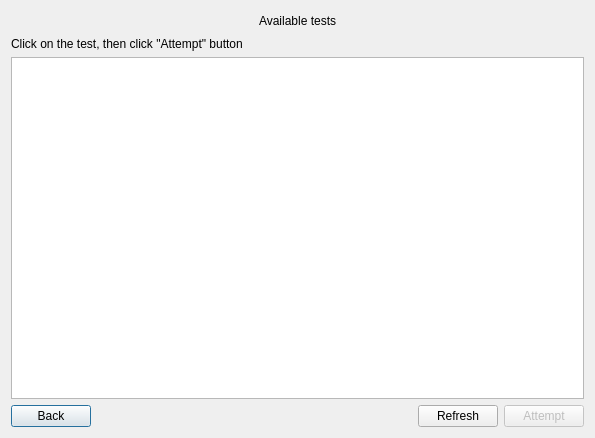
<?xml version="1.0" encoding="UTF-8"?>
<ui version="4.0">
 <class>studentQuizList</class>
 <widget class="QDialog" name="studentQuizList">
  <property name="geometry">
   <rect>
    <x>0</x>
    <y>0</y>
    <width>595</width>
    <height>438</height>
   </rect>
  </property>
  <property name="windowTitle">
   <string>Dialog</string>
  </property>
  <layout class="QVBoxLayout" name="verticalLayout">
   <item>
    <layout class="QHBoxLayout" name="horizontalLayout_2">
     <item>
      <spacer name="horizontalSpacer_2">
       <property name="orientation">
        <enum>Qt::Horizontal</enum>
       </property>
       <property name="sizeHint" stdset="0">
        <size>
         <width>40</width>
         <height>20</height>
        </size>
       </property>
      </spacer>
     </item>
     <item>
      <widget class="QLabel" name="label">
       <property name="styleSheet">
        <string notr="true">font: 18pt &quot;Times New Roman&quot;;</string>
       </property>
       <property name="text">
        <string>Available tests</string>
       </property>
      </widget>
     </item>
     <item>
      <spacer name="horizontalSpacer_3">
       <property name="orientation">
        <enum>Qt::Horizontal</enum>
       </property>
       <property name="sizeHint" stdset="0">
        <size>
         <width>40</width>
         <height>20</height>
        </size>
       </property>
      </spacer>
     </item>
    </layout>
   </item>
   <item>
    <widget class="QLabel" name="label_2">
     <property name="styleSheet">
      <string notr="true">font: 12pt &quot;Times New Roman&quot;;</string>
     </property>
     <property name="text">
      <string>Click on the test, then click &quot;Attempt&quot; button</string>
     </property>
    </widget>
   </item>
   <item>
    <widget class="QTableWidget" name="quizesList">
     <property name="editTriggers">
      <set>QAbstractItemView::NoEditTriggers</set>
     </property>
     <property name="selectionBehavior">
      <enum>QAbstractItemView::SelectRows</enum>
     </property>
    </widget>
   </item>
   <item>
    <layout class="QHBoxLayout" name="horizontalLayout">
     <item>
      <widget class="QPushButton" name="pushButton">
       <property name="text">
        <string>Back</string>
       </property>
      </widget>
     </item>
     <item>
      <spacer name="horizontalSpacer">
       <property name="orientation">
        <enum>Qt::Horizontal</enum>
       </property>
       <property name="sizeHint" stdset="0">
        <size>
         <width>40</width>
         <height>20</height>
        </size>
       </property>
      </spacer>
     </item>
     <item>
      <widget class="QPushButton" name="refreshButton">
       <property name="text">
        <string>Refresh</string>
       </property>
      </widget>
     </item>
     <item>
      <widget class="QPushButton" name="attemptButton">
       <property name="enabled">
        <bool>false</bool>
       </property>
       <property name="text">
        <string>Attempt</string>
       </property>
      </widget>
     </item>
    </layout>
   </item>
  </layout>
 </widget>
 <resources/>
 <connections>
  <connection>
   <sender>pushButton</sender>
   <signal>clicked()</signal>
   <receiver>studentQuizList</receiver>
   <slot>close()</slot>
   <hints>
    <hint type="sourcelabel">
     <x>82</x>
     <y>394</y>
    </hint>
    <hint type="destinationlabel">
     <x>76</x>
     <y>334</y>
    </hint>
   </hints>
  </connection>
 </connections>
</ui>
